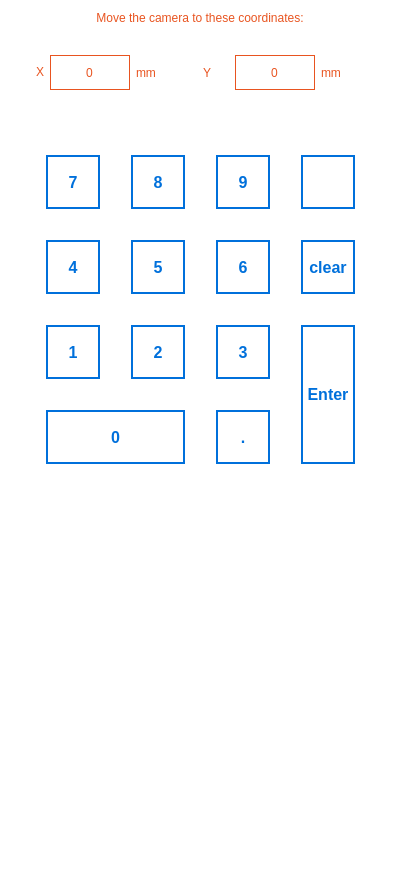
     <widget class="QWidget" name="moveRightCamWidget" native="true">
      <property name="geometry">
       <rect>
        <x>1480</x>
        <y>80</y>
        <width>400</width>
        <height>881</height>
       </rect>
      </property>
      <property name="sizePolicy">
       <sizepolicy hsizetype="Preferred" vsizetype="Preferred">
        <horstretch>0</horstretch>
        <verstretch>0</verstretch>
       </sizepolicy>
      </property>
      <property name="minimumSize">
       <size>
        <width>400</width>
        <height>0</height>
       </size>
      </property>
      <property name="maximumSize">
       <size>
        <width>0</width>
        <height>16777215</height>
       </size>
      </property>
      <property name="styleSheet">
       <string notr="true">background-color: #FFF;
border-bottom-left-radius: 240px;</string>
      </property>
      <layout class="QVBoxLayout" name="verticalLayout_7" stretch="0,5,45">
       <item>
        <widget class="QLabel" name="label_32">
         <property name="maximumSize">
          <size>
           <width>16777215</width>
           <height>16777215</height>
          </size>
         </property>
         <property name="styleSheet">
          <string notr="true">text-align: left;
font: normal normal bold 15px/15px Arial;
letter-spacing: 0px;
color: #E85420;
opacity: 1;</string>
         </property>
         <property name="text">
          <string>Move the camera to these coordinates:</string>
         </property>
         <property name="alignment">
          <set>Qt::AlignmentFlag::AlignCenter</set>
         </property>
         <property name="wordWrap">
          <bool>true</bool>
         </property>
        </widget>
       </item>
       <item>
        <layout class="QHBoxLayout" name="horizontalLayout_10">
         <property name="leftMargin">
          <number>25</number>
         </property>
         <property name="rightMargin">
          <number>25</number>
         </property>
         <item>
          <widget class="QLabel" name="label_33">
           <property name="sizePolicy">
            <sizepolicy hsizetype="Fixed" vsizetype="Fixed">
             <horstretch>0</horstretch>
             <verstretch>0</verstretch>
            </sizepolicy>
           </property>
           <property name="styleSheet">
            <string notr="true">text-align: left;
font: normal normal 20px/20px Arial;
letter-spacing: 0px;
color: #E85420;
opacity: 1;</string>
           </property>
           <property name="text">
            <string>X</string>
           </property>
          </widget>
         </item>
         <item>
          <widget class="QSpinBox" name="spinBox_3">
           <property name="sizePolicy">
            <sizepolicy hsizetype="Expanding" vsizetype="Fixed">
             <horstretch>0</horstretch>
             <verstretch>0</verstretch>
            </sizepolicy>
           </property>
           <property name="maximumSize">
            <size>
             <width>80</width>
             <height>35</height>
            </size>
           </property>
           <property name="styleSheet">
            <string notr="true">border: 1px solid #E85420;
text-align: center;
font: normal normal bold 15px/19px Arial;
letter-spacing: 0px;
color: #E85420;
</string>
           </property>
           <property name="alignment">
            <set>Qt::AlignmentFlag::AlignCenter</set>
           </property>
           <property name="buttonSymbols">
            <enum>QAbstractSpinBox::ButtonSymbols::NoButtons</enum>
           </property>
           <property name="maximum">
            <number>999999999</number>
           </property>
          </widget>
         </item>
         <item>
          <widget class="QLabel" name="label_34">
           <property name="styleSheet">
            <string notr="true">text-align: left;
font: normal normal 20px/20px Arial;
letter-spacing: 0px;
color: #E85420;
opacity: 1;</string>
           </property>
           <property name="text">
            <string>mm</string>
           </property>
          </widget>
         </item>
         <item>
          <widget class="QLabel" name="label_35">
           <property name="styleSheet">
            <string notr="true">text-align: left;
font: normal normal 20px/20px Arial;
letter-spacing: 0px;
color: #E85420;
opacity: 1;</string>
           </property>
           <property name="text">
            <string>Y</string>
           </property>
           <property name="alignment">
            <set>Qt::AlignmentFlag::AlignCenter</set>
           </property>
          </widget>
         </item>
         <item>
          <widget class="QSpinBox" name="spinBox_4">
           <property name="sizePolicy">
            <sizepolicy hsizetype="Expanding" vsizetype="Fixed">
             <horstretch>0</horstretch>
             <verstretch>0</verstretch>
            </sizepolicy>
           </property>
           <property name="maximumSize">
            <size>
             <width>80</width>
             <height>35</height>
            </size>
           </property>
           <property name="styleSheet">
            <string notr="true">border: 1px solid #E85420;
text-align: center;
font: normal normal bold 15px/19px Arial;
letter-spacing: 0px;
color: #E85420;
</string>
           </property>
           <property name="alignment">
            <set>Qt::AlignmentFlag::AlignCenter</set>
           </property>
           <property name="buttonSymbols">
            <enum>QAbstractSpinBox::ButtonSymbols::NoButtons</enum>
           </property>
           <property name="maximum">
            <number>999999999</number>
           </property>
          </widget>
         </item>
         <item>
          <widget class="QLabel" name="label_36">
           <property name="styleSheet">
            <string notr="true">text-align: left;
font: normal normal 20px/20px Arial;
letter-spacing: 0px;
color: #E85420;
opacity: 1;</string>
           </property>
           <property name="text">
            <string>mm</string>
           </property>
          </widget>
         </item>
        </layout>
       </item>
       <item>
        <widget class="QWidget" name="widget_2" native="true">
         <property name="layoutDirection">
          <enum>Qt::LayoutDirection::LeftToRight</enum>
         </property>
         <property name="styleSheet">
          <string notr="true">QPushButton {
border: 2px solid #0070DB;
background-color: #ffffff;
color: #0070DB;
font: 16px;
font-weight: 700;
font-family: arial;
width: 50px;
height: 50px;

}</string>
         </property>
         <widget class="QWidget" name="formLayoutWidget_2">
          <property name="geometry">
           <rect>
            <x>10</x>
            <y>10</y>
            <width>361</width>
            <height>361</height>
           </rect>
          </property>
          <layout class="QGridLayout" name="gridLayout_3">
           <item row="0" column="0">
            <widget class="QPushButton" name="btn7_d">
             <property name="sizePolicy">
              <sizepolicy hsizetype="Fixed" vsizetype="Fixed">
               <horstretch>0</horstretch>
               <verstretch>0</verstretch>
              </sizepolicy>
             </property>
             <property name="focusPolicy">
              <enum>Qt::FocusPolicy::NoFocus</enum>
             </property>
             <property name="styleSheet">
              <string notr="true"/>
             </property>
             <property name="text">
              <string>7</string>
             </property>
            </widget>
           </item>
           <item row="1" column="1">
            <widget class="QPushButton" name="btn5_d">
             <property name="focusPolicy">
              <enum>Qt::FocusPolicy::NoFocus</enum>
             </property>
             <property name="text">
              <string>5</string>
             </property>
            </widget>
           </item>
           <item row="0" column="3">
            <widget class="QPushButton" name="btnBackspace_d">
             <property name="sizePolicy">
              <sizepolicy hsizetype="Fixed" vsizetype="Fixed">
               <horstretch>0</horstretch>
               <verstretch>0</verstretch>
              </sizepolicy>
             </property>
             <property name="focusPolicy">
              <enum>Qt::FocusPolicy::NoFocus</enum>
             </property>
             <property name="text">
              <string/>
             </property>
             <property name="icon">
              <iconset resource="../../resources.qrc">
               <normaloff>:/icons/btnBackspace.svg</normaloff>:/icons/btnBackspace.svg</iconset>
             </property>
             <property name="iconSize">
              <size>
               <width>30</width>
               <height>30</height>
              </size>
             </property>
            </widget>
           </item>
           <item row="3" column="2">
            <widget class="QPushButton" name="btnPoint_d">
             <property name="focusPolicy">
              <enum>Qt::FocusPolicy::NoFocus</enum>
             </property>
             <property name="text">
              <string>.</string>
             </property>
            </widget>
           </item>
           <item row="2" column="0">
            <widget class="QPushButton" name="btn1_d">
             <property name="focusPolicy">
              <enum>Qt::FocusPolicy::NoFocus</enum>
             </property>
             <property name="text">
              <string>1</string>
             </property>
            </widget>
           </item>
           <item row="1" column="0">
            <widget class="QPushButton" name="btn4_d">
             <property name="focusPolicy">
              <enum>Qt::FocusPolicy::NoFocus</enum>
             </property>
             <property name="text">
              <string>4</string>
             </property>
            </widget>
           </item>
           <item row="1" column="2">
            <widget class="QPushButton" name="btn6_d">
             <property name="focusPolicy">
              <enum>Qt::FocusPolicy::NoFocus</enum>
             </property>
             <property name="text">
              <string>6</string>
             </property>
            </widget>
           </item>
           <item row="2" column="3" rowspan="2">
            <widget class="QPushButton" name="btnEnter_d">
             <property name="sizePolicy">
              <sizepolicy hsizetype="Fixed" vsizetype="Fixed">
               <horstretch>0</horstretch>
               <verstretch>0</verstretch>
              </sizepolicy>
             </property>
             <property name="maximumSize">
              <size>
               <width>16777215</width>
               <height>140</height>
              </size>
             </property>
             <property name="focusPolicy">
              <enum>Qt::FocusPolicy::NoFocus</enum>
             </property>
             <property name="acceptDrops">
              <bool>false</bool>
             </property>
             <property name="layoutDirection">
              <enum>Qt::LayoutDirection::RightToLeft</enum>
             </property>
             <property name="text">
              <string>Enter</string>
             </property>
            </widget>
           </item>
           <item row="0" column="1">
            <widget class="QPushButton" name="btn8_d">
             <property name="sizePolicy">
              <sizepolicy hsizetype="Fixed" vsizetype="Fixed">
               <horstretch>0</horstretch>
               <verstretch>0</verstretch>
              </sizepolicy>
             </property>
             <property name="focusPolicy">
              <enum>Qt::FocusPolicy::NoFocus</enum>
             </property>
             <property name="text">
              <string>8</string>
             </property>
            </widget>
           </item>
           <item row="2" column="2">
            <widget class="QPushButton" name="btn3_d">
             <property name="focusPolicy">
              <enum>Qt::FocusPolicy::NoFocus</enum>
             </property>
             <property name="text">
              <string>3</string>
             </property>
            </widget>
           </item>
           <item row="2" column="1">
            <widget class="QPushButton" name="btn2_d">
             <property name="focusPolicy">
              <enum>Qt::FocusPolicy::NoFocus</enum>
             </property>
             <property name="text">
              <string>2</string>
             </property>
            </widget>
           </item>
           <item row="3" column="0" colspan="2">
            <widget class="QPushButton" name="btn0_d">
             <property name="focusPolicy">
              <enum>Qt::FocusPolicy::NoFocus</enum>
             </property>
             <property name="text">
              <string>0</string>
             </property>
            </widget>
           </item>
           <item row="0" column="2">
            <widget class="QPushButton" name="btn9_d">
             <property name="sizePolicy">
              <sizepolicy hsizetype="Fixed" vsizetype="Fixed">
               <horstretch>0</horstretch>
               <verstretch>0</verstretch>
              </sizepolicy>
             </property>
             <property name="focusPolicy">
              <enum>Qt::FocusPolicy::NoFocus</enum>
             </property>
             <property name="text">
              <string>9</string>
             </property>
            </widget>
           </item>
           <item row="1" column="3">
            <widget class="QPushButton" name="btnClear_d">
             <property name="focusPolicy">
              <enum>Qt::FocusPolicy::NoFocus</enum>
             </property>
             <property name="text">
              <string>clear</string>
             </property>
            </widget>
           </item>
          </layout>
         </widget>
        </widget>
       </item>
      </layout>
     </widget>
